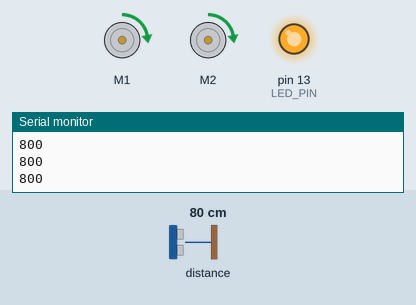
The sketch below on a simulated Arduino Uno, built with avr-gcc and run on an emulated ATmega328P. Parts: 2 × DC motor (green arrow = forward, orange = backward, longer = faster), output pins drawn as LEDs (lit = HIGH), the last lines printed to the serial monitor. The inputs (shaded band) are chosen by the test bench; at power-on: distance to the obstacle 80 cm.

Above: at 1.2 s.
1.3 s: distance to the obstacle set to 21 cm
2.8 s: distance to the obstacle set to 18 cm
At 4.0 s:
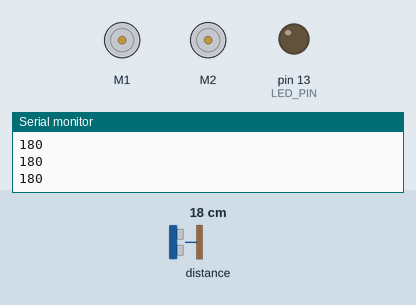
4.3 s: distance to the obstacle set to 6 cm
5.8 s: distance to the obstacle set to 3 cm
At 6.4 s:
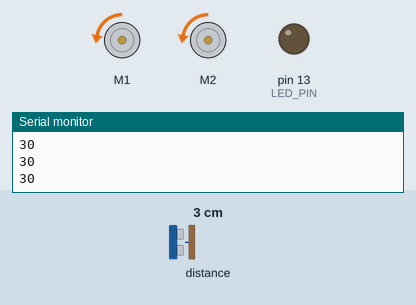
7.3 s: distance to the obstacle set to 9 cm
At 8.5 s:
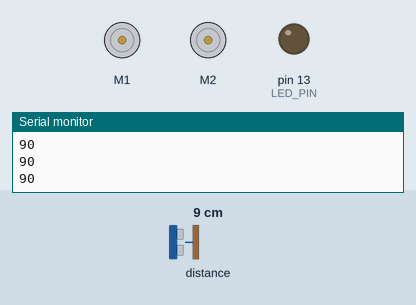
8.8 s: distance to the obstacle set to 2 cm
At 9.8 s:
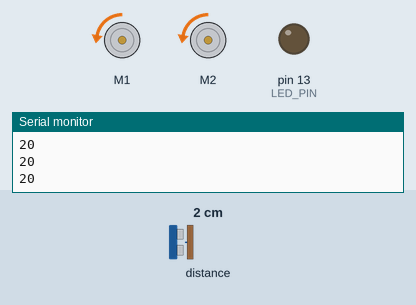
Timing chart, 0 to 11.3 s (numbered marks = the images above; inputs shaded):
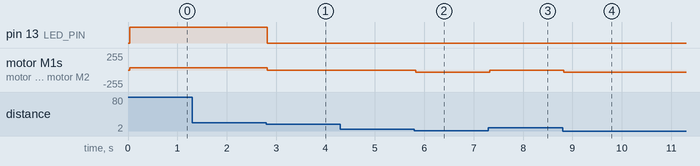

The sketch:

maincode.ino
```cpp
#include <Wire.h>
#include <ZumoShield.h>
#include <VL53L0X.h>

#define LED_PIN 13

VL53L0X sensor;

ZumoMotors motors;
int functieknop = 1;

void setup()
{

  digitalWrite(12,HIGH);
  Serial.begin(9600);
  Wire.begin();

  sensor.init();
  sensor.setTimeout(900);
  sensor.startContinuous();

  pinMode(11, INPUT_PULLUP);
  pinMode(LED_PIN, OUTPUT);
  pinMode(12,INPUT_PULLUP);
}

void loop()
{

 int distance =sensor.readRangeContinuousMillimeters();
  //int distance =sensor.startContinuous(100);

  //functieknop = digitalRead(11);


  if ((functieknop == 1) & (distance > 200)){
   digitalWrite(LED_PIN, HIGH);
    motors.setLeftSpeed(50);
    motors.setRightSpeed(50);
    delay(2);
     Serial.println(distance);

  }

  if ((functieknop == 1) & (distance < 200) & (distance > 50)){
   digitalWrite(LED_PIN, LOW);
  motors.setLeftSpeed(0);
    motors.setRightSpeed(0);
    delay(2);
     Serial.println(distance);

  }

   if ((functieknop == 1) & (distance < 50)){
   digitalWrite(LED_PIN, LOW);
    motors.setLeftSpeed(-50);
    motors.setRightSpeed(-50);
    delay(2);
     Serial.println(distance);

  }


}
```

Measured:
- the behaviour switches between 20 and 19 cm on distance to the obstacle (found by bisection; images 0 and 1)
- after the input at 2.8 s, pin 13 (LED_PIN): HIGH → LOW at once; motor M1, motor M2: forward 31/255 → stopped at once
- after the input at 5.8 s, motor M1, motor M2: stopped → backward 31/255 at once
- after the input at 7.3 s, motor M1, motor M2: backward 31/255 → stopped at once
- after the input at 8.8 s, motor M1, motor M2: stopped → backward 31/255 at once
